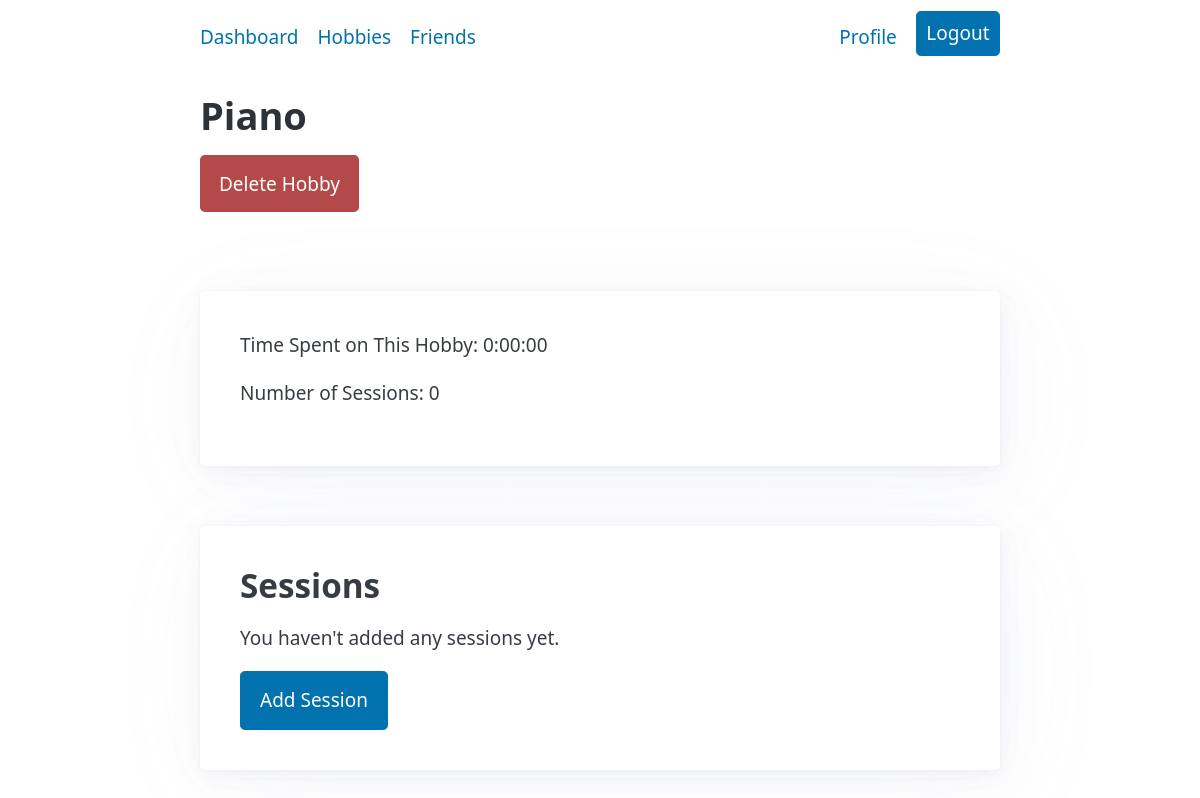
Page /hobbyhub/hobbies/piano/ (signed in) on the earlier database version.
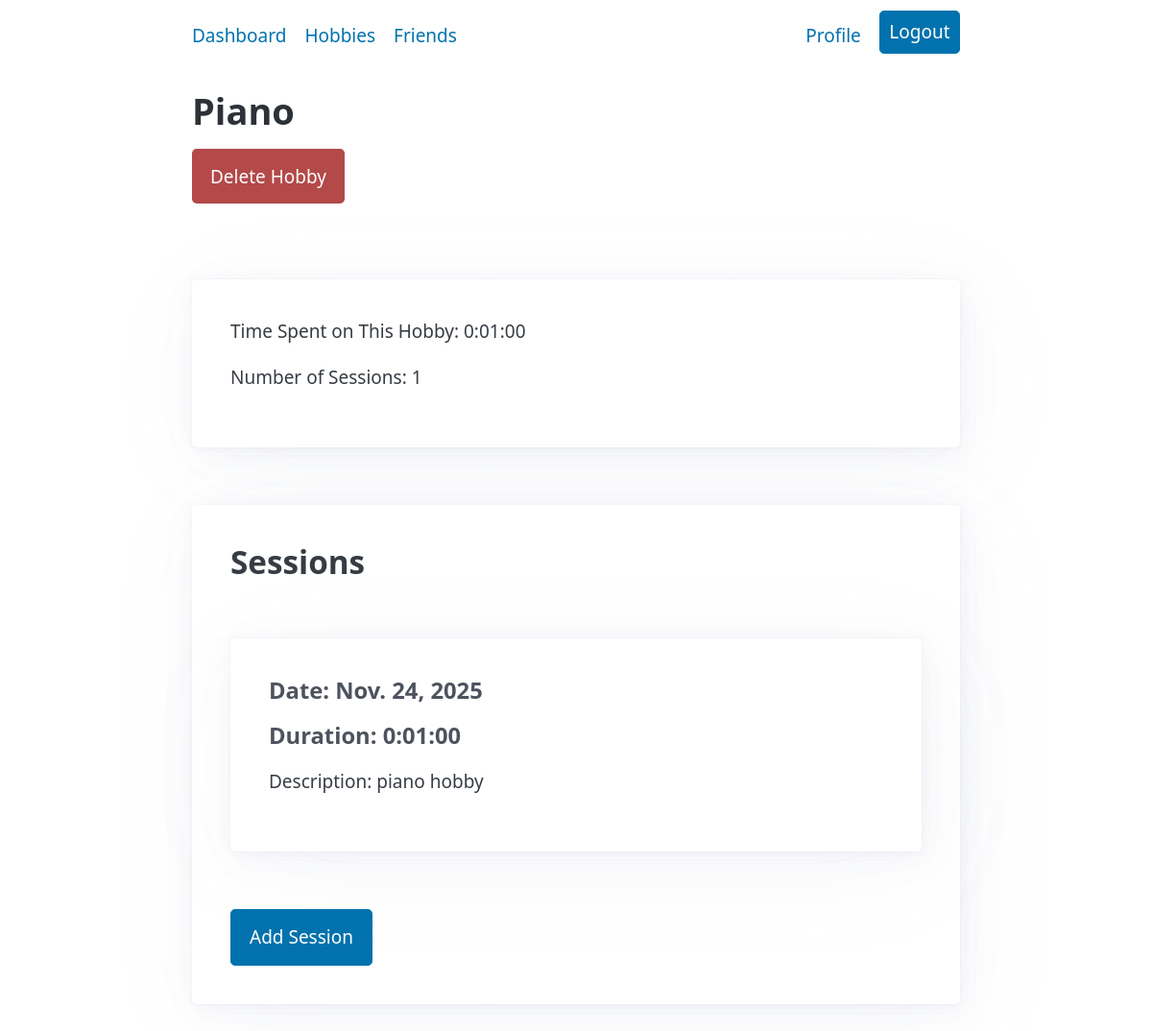
Same page on the later database version.
### hobbies/models.py (models this page shows, shortened)
class Hobby(models.Model):
     user_profile = models.ForeignKey(
          UserProfile,
          on_delete=models.CASCADE,   # if the UserProfile is deleted, automatically delete all Hobbies associated with that profile
          related_name="hobbies"    # enables reverse lookup: user.hobbies returns all hobbies for given User object
     )
     name = models.CharField(
          unique=True,
          max_length=255,
     )
     date_created = models.DateField(auto_now_add = True)
     @property
     def total_time_spent(self):
          total_time = timedelta()
          all_sessions = self.sessions.all()    # get all sessions that are associated with this Hobby
          for session in all_sessions:
               total_time += session.duration
          return total_time
     class Meta:
          constraints = [
               models.UniqueConstraint(
                    fields=['user_profile', 'name'],
                    name='unique_hobby_per_user_profile'
               )
          ]

### hobby_sessions/models.py (models this page shows)
class Session(models.Model):
     user_profile = models.ForeignKey(
          UserProfile,
          on_delete=models.CASCADE,    # if the UserProfile is deleted, automatically delete all Sessions that belong to it
          related_name='sessions',     # enables reverse lookup: user_profile.sessions returns all sessions for given UserProfile object
     )
     hobby = models.ForeignKey(
        Hobby,
        on_delete=models.CASCADE,    # if the Hobby is deleted, automatically delete all Sessions associated with it
        related_name='sessions',     # enables reverse lookup: hobby.sessions returns all sessions for given Hobby object
    )
     date = models.DateField()
     start_time = models.TimeField()
     end_time = models.TimeField()
     @property
     def duration(self):
          start_dt = datetime.combine(self.date, self.start_time)
          end_dt = datetime.combine(self.date, self.end_time)
          return end_dt - start_dt
     description = models.TextField(
          blank=True,
          null=True)
     upload = models.ImageField(
        upload_to='session_pictures/',
        blank=True,
        null=True)
     friend_visibility = models.BooleanField(default=True)
     class Meta:
          constraints = [
               models.CheckConstraint(
                    name="require_description_or_upload",
                    check=(
                         Q(description__isnull=False) | Q(upload__isnull=False)
                    ),
               )
          ]

### hobbies/views.py (the view)
# urls.py: path("<str:name>/", hobby_detail_view, name="hobby_detail"),
def hobby_detail_view(request, name):
     if request.method == "GET":
          user_profile = request.user.userprofile
          hobbies = user_profile.hobbies.annotate(
               session_count=Count("sessions"),
          )
          hobby = hobbies.get(name=name)
          delete_hobby_url = reverse("hobbies:delete_hobby", args=[hobby.name])   # build the url to delete the specific Hobby
          sessions = hobby.sessions.all()    # get all sessions associated with hobby
          sorted_sessions = sessions.order_by("-date", "-end_time")    # sort sessions by date, time in descending order (newest to oldest)
          for session in sorted_sessions:
               session.delete_url = reverse("hobby_sessions:delete_session", args=[hobby.name, session.id])
          return render(request, "hobbies/hobby_detail.html", {
               "hobby": hobby,
               "delete_hobby_url": delete_hobby_url,
               "sessions": sorted_sessions,
          })
     return redirect("hobbies:hobby_detail", name=name)

### hobbies/templates/hobbies/hobby_detail.html (shortened to what this page needs)
{% extends "base.html" %}
{% block content %}
    <h1>{{ hobby.name|title }}</h1>
    <button class="warning_button" type="button" onclick="openDialog('delete_hobby')">Delete Hobby</button>
    <article>
        <p>Time Spent on This Hobby: {{ hobby.total_time_spent }}</p>
        <p>Number of Sessions:
            {% if hobby.session_count %}
                {{ hobby.session_count }}
            {% else %}
                0
            {% endif %}
        </p>
    </article>
    <article>
    <h2>Sessions</h2>
        {% include 'hobby_sessions/sessions_list.html' %}
        <a href="{% url 'hobby_sessions:create_session' hobby.name %}" role="button">Add Session</a>
    </article>
{% endblock %}

### templates/base.html (shortened to what this page needs)
<!DOCTYPE html>
<html lang="en">
<head>
    {% load static %}
    <link rel="stylesheet" href="{% static 'css/pico.css' %}">
    <link rel="stylesheet" href="{% static 'css/custom.css' %}">
</head>
<body class="{% block body_classes %}{% endblock %}">
    {% block nav %}
        {% include 'nav.html' %}
    {% endblock %}
    <main class="container {% block main_classes %}{% endblock %}">
        {% block content %}
        {% endblock %}
    </main>
</body>
</html>

### templates/nav.html (shortened to what this page needs)
<nav class="container">
     <ul>
          <li><a href="{% url 'dashboard' %}">Dashboard</a></li>
          <li><a href="{% url 'hobbies:hobbies' %}">Hobbies</a></li>
          <li><a href="{% url 'friends:friends' %}">Friends</a></li>
     </ul>
     <ul>
          <li>
               <a href="{% url 'accounts:profile' request.user.username %}">Profile</a>
          </li>
          <li>
               <a href="#" onclick="document.getElementById('logout-form').submit()"
                    role="button"
               >
                    Logout
               </a>
          </li>
     </ul>
</nav>

### hobby_sessions/templates/hobby_sessions/sessions_list.html
{% block session_list %}
     {% for session in sessions %}
          {% include 'hobby_sessions/single_session.html' %}
     {% empty %}
          <p>You haven't added any sessions yet.</p>
     {% endfor %}
{% endblock %}

### hobby_sessions/templates/hobby_sessions/single_session.html (shortened to what this page needs)
{% block session %}
     <article>
          <div>
               <h4>Date: {{ session.date }}</h4>
               <h4>Duration: {{ session.duration }}</h4>
          </div>
          {% if session.description %}
               <p>Description: {{ session.description }}</p>
          {% endif %}
     </article>
{% endblock %}

### static/css/custom.css (style rules this page uses)
.container { width: 80% !important; min-width: 400px !important; max-width: 800px !important; }
article { margin: 60px 0; padding: 40px; }
.warning_button { background-color: #b44949; color: white; border: #833434; box-shadow: none !important; }

Differences in the rows shown:
shown differently, row unchanged: Hobby "Piano": total_time_spent "0:00:00" → "0:01:00"; session_count (not shown) → "1"
added Session: date "Nov. 24, 2025", duration "0:01:00", description "piano hobby"
Other differences:
text no longer shown: "0 You haven't added any sessions yet."
